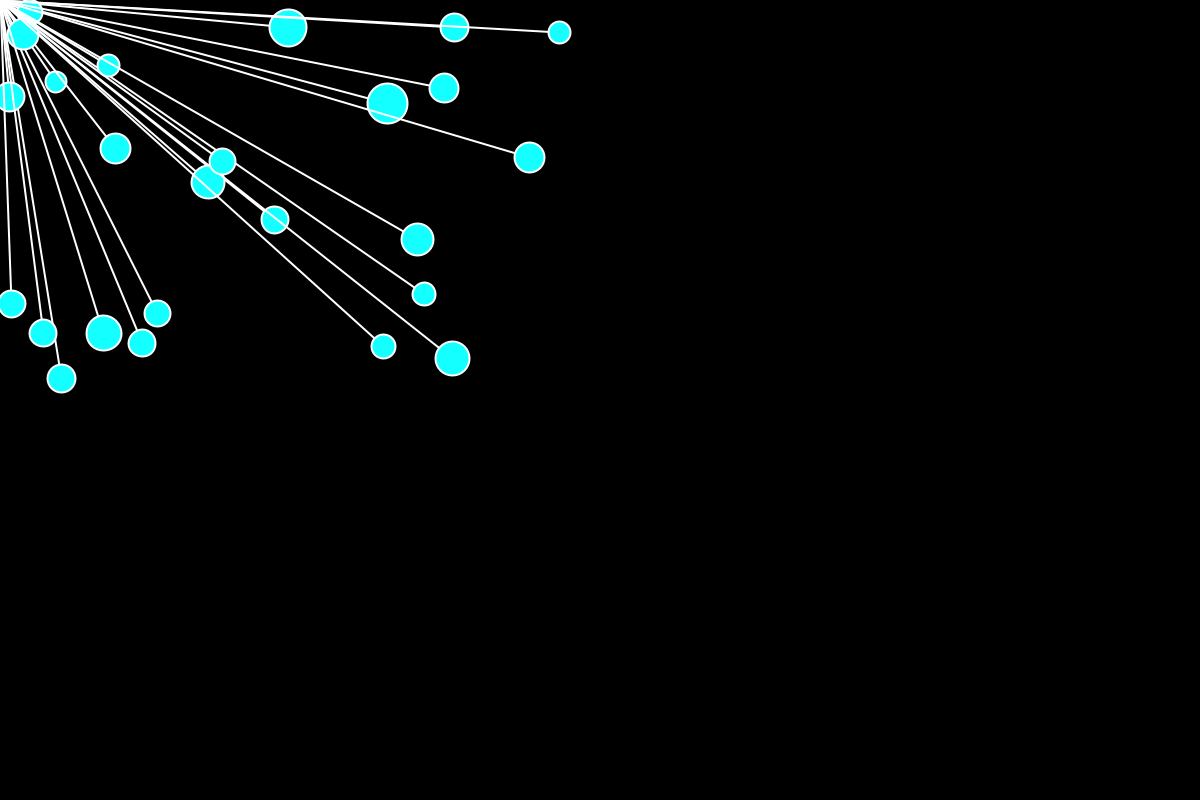
Frame 1 (no input)
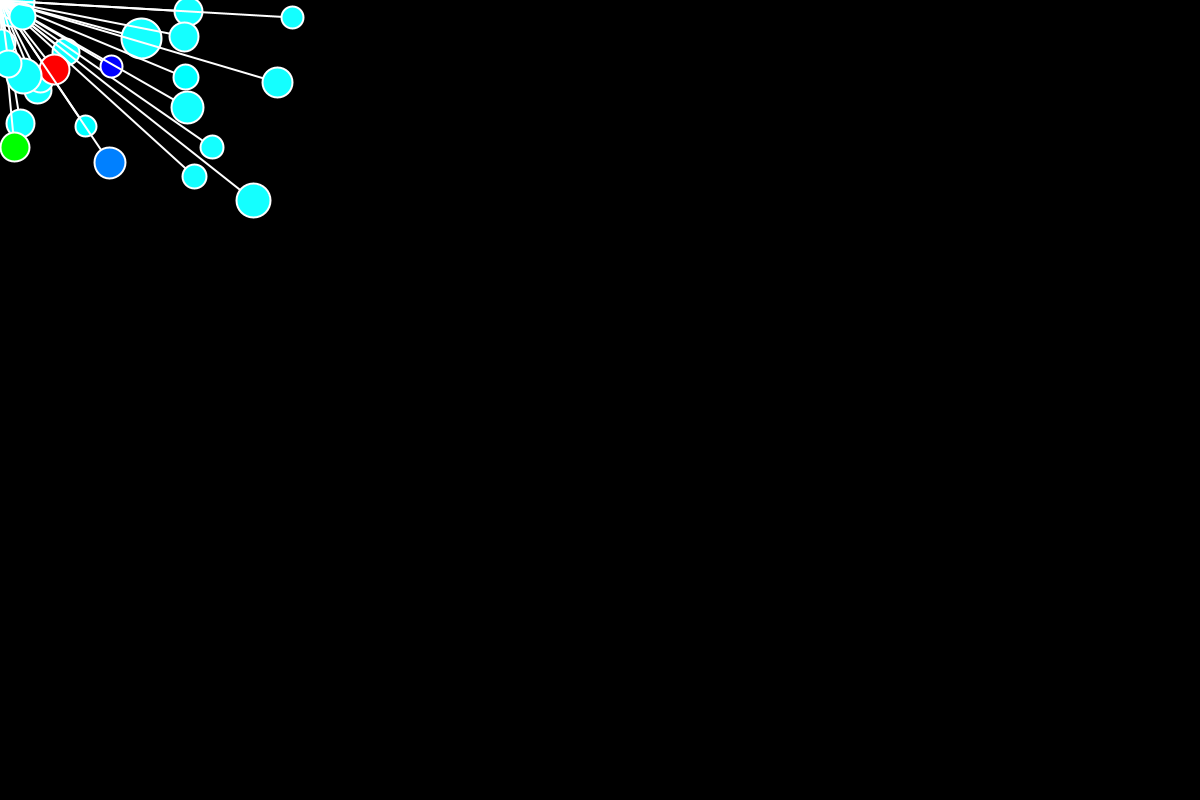
Frame 60 (the mouse pressed at the canvas centre just before this capture)
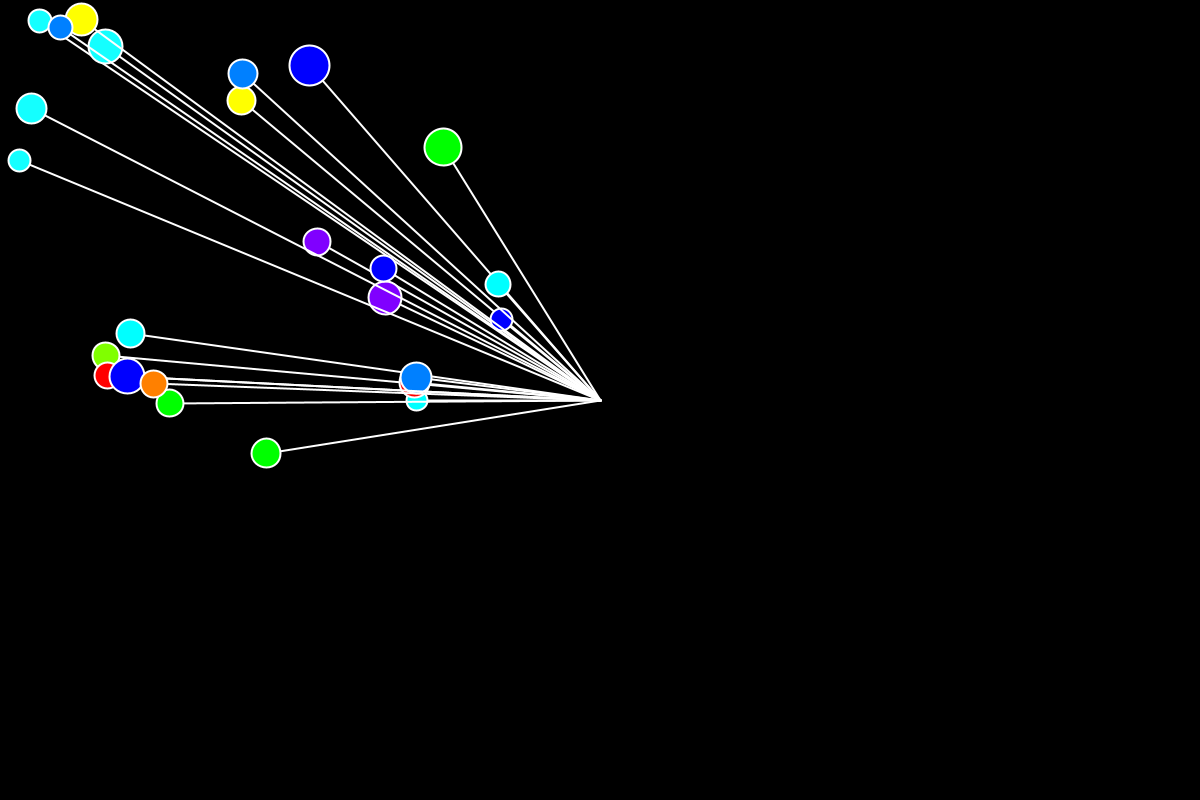
Frame 120 (the mouse held since frame 60 and released just before this capture)

The Processing sketch that drew these frames (run headless with seeded random() and noise(); from frame 60 on, the mouse is pressed at the canvas centre):

// Processing sketch: Yoyo
// ── Yoyo.pde
Mass [] mass;

void setup() {
  //fullScreen();
  noCursor();
  size(1200, 800);
  frameRate(60);
  background(0);

  mass = new Mass[25];

  for ( int i = 0; i< mass.length; i++ ) {
    mass[i] = new Mass();
  }
}


void draw() { 
  background(0);

  for ( int i = 0; i< mass.length; i++ ) {
    mass[i].display();
    mass[i].motion();
    mass[i].boundary();
  }
}

// ── Mass.pde
class Mass {

  PVector loc, vel, acc;
  int r, g, b, rad;

  Mass() {
    loc = new PVector(random(width/2), random(height/2));
    vel = new PVector(0, 0);
    acc = new PVector(0, 0);

    r = 20;
    g = 255;
    b = 255;
    
    rad = ceil(random(20, 40));
  }

  void display() {  
    stroke(255);
    strokeWeight(2);
    fill(r, g, b);
    line(loc.x, loc.y, mouseX, mouseY);
    ellipse(loc.x, loc.y, rad, rad);
  }

  void motion() {
    PVector mouse = new PVector(mouseX, mouseY);
    mouse.sub(loc);
    mouse.setMag(random(0.1, 0.2));
    acc = mouse;

    vel.add(acc);
    loc.add(vel);
    vel.limit(8);
  }

  void boundary() {
    if (loc.x > width || loc.x < 0 ) {
      vel.x = -vel.x * 3;

      int col = ceil(random(10));
      switch(col) {
      case 1: 
        r = 255;
        g = 0;
        b = 0;
        break;
      case 2:  
        r = 255;
        g = 128;
        b = 0;
        break;
      case 3: 
        r = 255;
        g = 255;
        b = 0;
        break;
      case 4: 
        r = 128;
        g = 255;
        b = 0;
        break;
      case 5: 
        r = 0;
        g = 255;
        b = 0;
        break;
      case 6:  
        r = 0;
        g = 255;
        b = 128;
        break;
      case 7:  
        r = 0;
        g = 255;
        b = 255;
        break;
      case 8:  
        r = 0;
        g = 128;
        b = 255;
        break;
      case 9:  
        r = 0;
        g = 0;
        b = 255;
        break;
      case 10:  
        r = 128;
        g = 0;
        b = 255;
        break;
      case 11:  
        r = 255;
        g = 0;
        b = 255;
        break;
      case 12:  
        r = 255;
        g = 0;
        b = 128;
        break;
      }
    }

    if (loc.y > height || loc.y < 0 ) {
      vel.y = -vel.y * 3;

      int col = ceil(random(10));
      switch(col) {
      case 1: 
        r = 255;
        g = 0;
        b = 0;
        break;
      case 2:  
        r = 255;
        g = 128;
        b = 0;
        break;
      case 3: 
        r = 255;
        g = 255;
        b = 0;
        break;
      case 4: 
        r = 128;
        g = 255;
        b = 0;
        break;
      case 5: 
        r = 0;
        g = 255;
        b = 0;
        break;
      case 6:  
        r = 0;
        g = 255;
        b = 128;
        break;
      case 7:  
        r = 0;
        g = 255;
        b = 255;
        break;
      case 8:  
        r = 0;
        g = 128;
        b = 255;
        break;
      case 9:  
        r = 0;
        g = 0;
        b = 255;
        break;
      case 10:  
        r = 128;
        g = 0;
        b = 255;
        break;
      case 11:  
        r = 255;
        g = 0;
        b = 255;
        break;
      case 12:  
        r = 255;
        g = 0;
        b = 128;
        break;
      }
    }
  }
}
